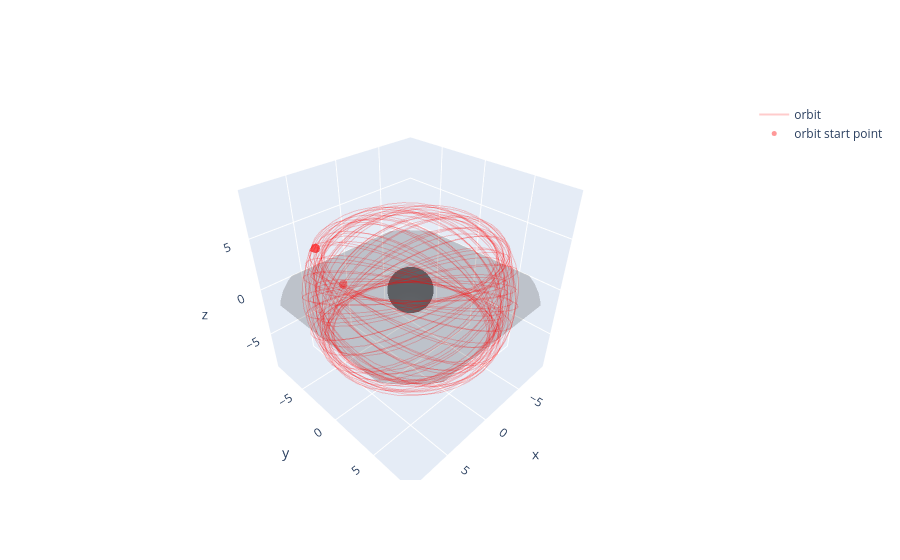

The notebook cell this image was saved under:
### Code cell
from relatipy.visualization._3D import construct_basic_path_plot

fig = construct_basic_path_plot(R_s, path)
fig.show()

### Figure 1 — Plotly figure (JSON) as saved in the notebook; plotly's stock layout.template omitted (floating-point values rounded to 4 significant figures; data arrays with more than 128 entries replaced by an {"elided": "..."} marker saying what was removed)
{"data": [{"colorscale": [[0, "black"], [1, "black"]], "opacity": 0.1, "showscale": false, "type": "surface", "x": {"elided": "50x50 float values"}, "y": {"elided": "50x50 float values"}, "z": {"elided": "50x50 float values"}}, {"colorscale": [[0, "black"], [1, "black"]], "name": "Schwarzschild radius", "opacity": 0.3, "showscale": false, "type": "surface", "x": {"elided": "50x50 float values"}, "y": {"elided": "50x50 float values"}, "z": {"elided": "50x50 float values"}}, {"line": {"color": "red", "width": 2}, "mode": "lines", "name": "orbit", "opacity": 0.2, "type": "scatter3d", "x": {"elided": "2000 float values"}, "y": {"elided": "2000 float values"}, "z": {"elided": "2000 float values"}}, {"marker": {"color": "red", "opacity": 0.4, "size": 5}, "mode": "markers", "name": "orbit start point", "type": "scatter3d", "x": [6.928], "y": [0], "z": [4]}, {"anchor": "tail", "colorscale": [[0, "red"], [1, "red"]], "name": "orbit end point", "opacity": 0.4, "showscale": false, "sizemode": "absolute", "sizeref": 1.667, "type": "cone", "u": [1.939], "v": [1.673], "w": [1.019], "x": [4.463], "y": [-7.11], "z": [3.068]}], "layout": {"scene": {"aspectmode": "cube", "xaxis": {"range": [-9.177, 9.177]}, "yaxis": {"range": [-9.177, 9.177]}, "zaxis": {"range": [-9.177, 9.177]}}}}
